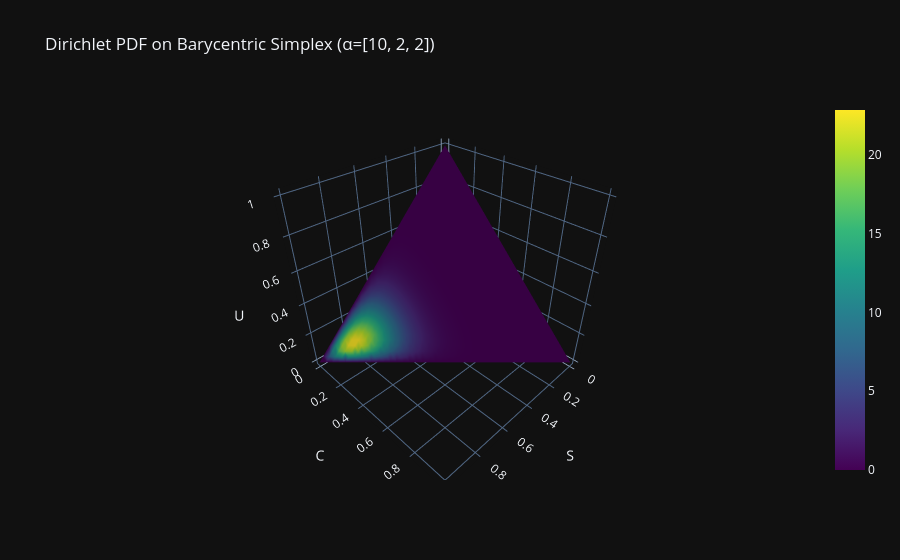
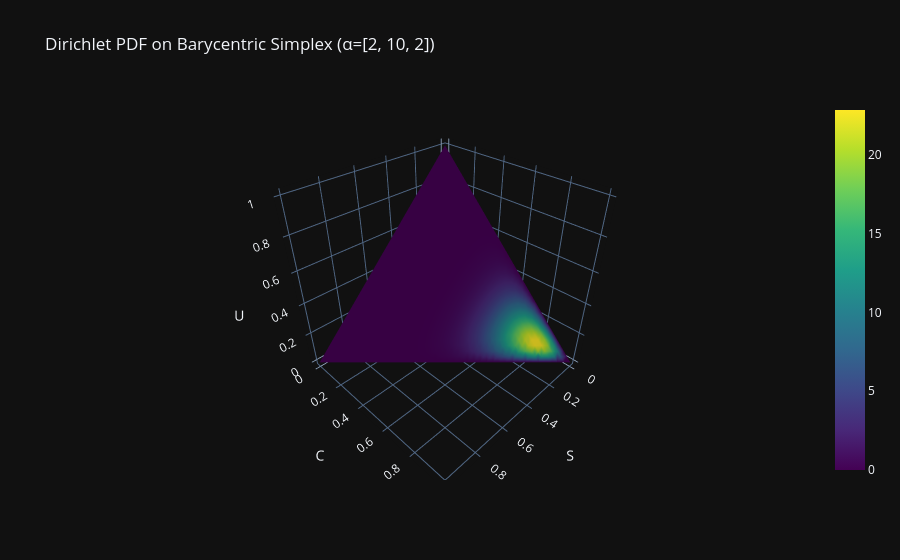
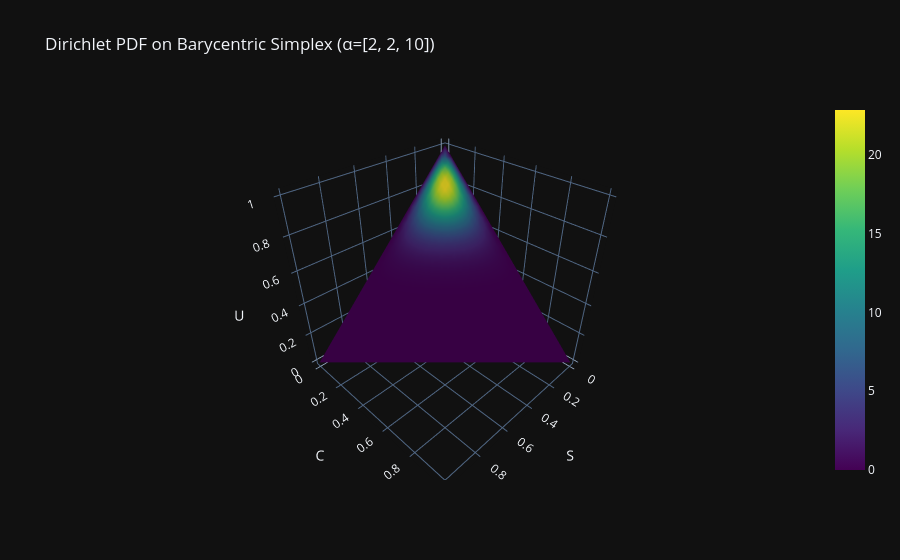
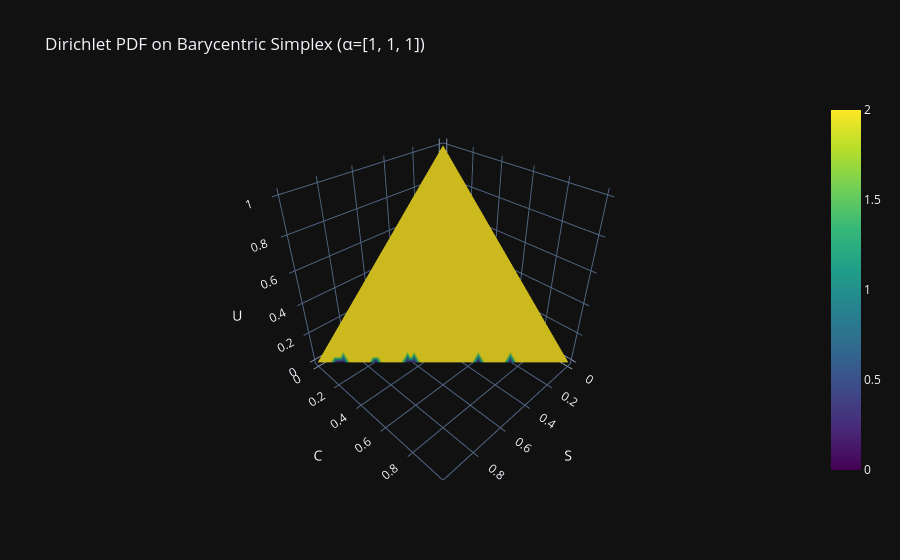

Source (notebook cell) for these figures, in order:
### Code cell
plot_dirichlet_simplex([10, 2, 2])   # stabil / support dominant
plot_dirichlet_simplex([2, 10, 2])   # conflict dominant
plot_dirichlet_simplex([2, 2, 10])   # uncertainty dominant
plot_dirichlet_simplex([1, 1, 1])    # maximal uninformativ

### Figure 1 — Plotly figure (JSON) as saved in the notebook; plotly's stock layout.template omitted (floating-point values rounded to 4 significant figures; data arrays with more than 128 entries replaced by an {"elided": "..."} marker saying what was removed)
{"data": [{"colorscale": [[0.0, "#440154"], [0.1111, "#482878"], [0.2222, "#3e4989"], [0.3333, "#31688e"], [0.4444, "#26828e"], [0.5556, "#1f9e89"], [0.6667, "#35b779"], [0.7778, "#6ece58"], [0.8889, "#b5de2b"], [1.0, "#fde725"]], "i": {"elided": "1521 int values"}, "intensity": {"elided": "820 float values"}, "j": {"elided": "1521 int values"}, "k": {"elided": "1521 int values"}, "opacity": 1.0, "x": {"elided": "820 float values"}, "y": {"elided": "820 float values"}, "z": {"elided": "820 float values"}, "type": "mesh3d"}], "layout": {"title": {"text": "Dirichlet PDF on Barycentric Simplex (α=[10, 2, 2])"}, "scene": {"xaxis": {"title": {"text": "S"}}, "yaxis": {"title": {"text": "C"}}, "zaxis": {"title": {"text": "U"}}}}}

### Figure 2 — Plotly figure (JSON) as saved in the notebook; plotly's stock layout.template omitted (floating-point values rounded to 4 significant figures; data arrays with more than 128 entries replaced by an {"elided": "..."} marker saying what was removed)
{"data": [{"colorscale": [[0.0, "#440154"], [0.1111, "#482878"], [0.2222, "#3e4989"], [0.3333, "#31688e"], [0.4444, "#26828e"], [0.5556, "#1f9e89"], [0.6667, "#35b779"], [0.7778, "#6ece58"], [0.8889, "#b5de2b"], [1.0, "#fde725"]], "i": {"elided": "1521 int values"}, "intensity": {"elided": "820 float values"}, "j": {"elided": "1521 int values"}, "k": {"elided": "1521 int values"}, "opacity": 1.0, "x": {"elided": "820 float values"}, "y": {"elided": "820 float values"}, "z": {"elided": "820 float values"}, "type": "mesh3d"}], "layout": {"title": {"text": "Dirichlet PDF on Barycentric Simplex (α=[2, 10, 2])"}, "scene": {"xaxis": {"title": {"text": "S"}}, "yaxis": {"title": {"text": "C"}}, "zaxis": {"title": {"text": "U"}}}}}

### Figure 3 — Plotly figure (JSON) as saved in the notebook; plotly's stock layout.template omitted (floating-point values rounded to 4 significant figures; data arrays with more than 128 entries replaced by an {"elided": "..."} marker saying what was removed)
{"data": [{"colorscale": [[0.0, "#440154"], [0.1111, "#482878"], [0.2222, "#3e4989"], [0.3333, "#31688e"], [0.4444, "#26828e"], [0.5556, "#1f9e89"], [0.6667, "#35b779"], [0.7778, "#6ece58"], [0.8889, "#b5de2b"], [1.0, "#fde725"]], "i": {"elided": "1521 int values"}, "intensity": {"elided": "820 float values"}, "j": {"elided": "1521 int values"}, "k": {"elided": "1521 int values"}, "opacity": 1.0, "x": {"elided": "820 float values"}, "y": {"elided": "820 float values"}, "z": {"elided": "820 float values"}, "type": "mesh3d"}], "layout": {"title": {"text": "Dirichlet PDF on Barycentric Simplex (α=[2, 2, 10])"}, "scene": {"xaxis": {"title": {"text": "S"}}, "yaxis": {"title": {"text": "C"}}, "zaxis": {"title": {"text": "U"}}}}}

### Figure 4 — Plotly figure (JSON) as saved in the notebook; plotly's stock layout.template omitted (floating-point values rounded to 4 significant figures; data arrays with more than 128 entries replaced by an {"elided": "..."} marker saying what was removed)
{"data": [{"colorscale": [[0.0, "#440154"], [0.1111, "#482878"], [0.2222, "#3e4989"], [0.3333, "#31688e"], [0.4444, "#26828e"], [0.5556, "#1f9e89"], [0.6667, "#35b779"], [0.7778, "#6ece58"], [0.8889, "#b5de2b"], [1.0, "#fde725"]], "i": {"elided": "1521 int values"}, "intensity": {"elided": "820 float values"}, "j": {"elided": "1521 int values"}, "k": {"elided": "1521 int values"}, "opacity": 1.0, "x": {"elided": "820 float values"}, "y": {"elided": "820 float values"}, "z": {"elided": "820 float values"}, "type": "mesh3d"}], "layout": {"title": {"text": "Dirichlet PDF on Barycentric Simplex (α=[1, 1, 1])"}, "scene": {"xaxis": {"title": {"text": "S"}}, "yaxis": {"title": {"text": "C"}}, "zaxis": {"title": {"text": "U"}}}}}
